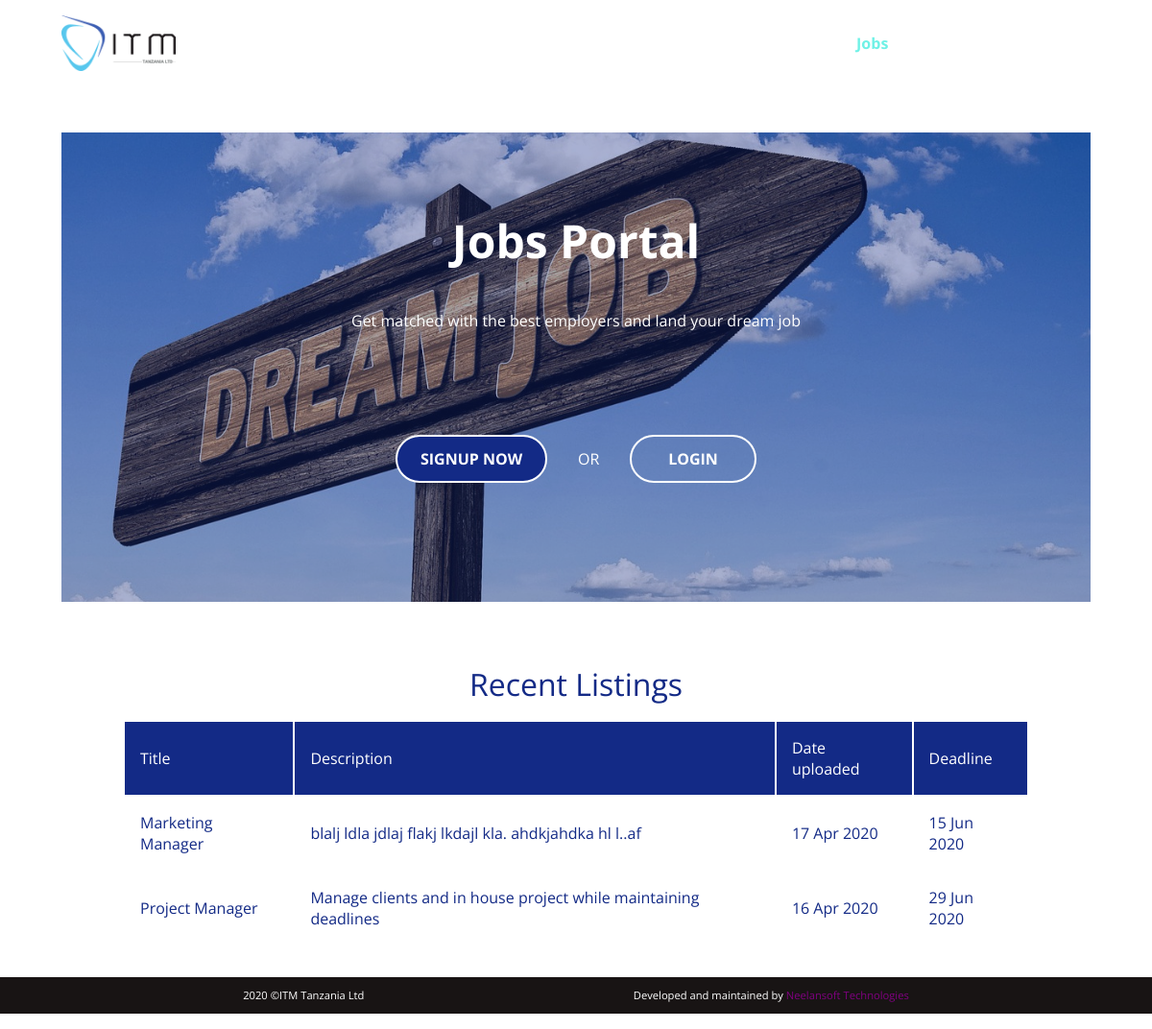
The page /jobs/jobs.php on the database its author committed.
### tables this page shows
CREATE TABLE `jobs` (
  `id` int(10) NOT NULL AUTO_INCREMENT,
  `position` varchar(255) NOT NULL,
  `description` varchar(255) NOT NULL,
  `company` varchar(255) DEFAULT 'Anonymous',
  `contact` varchar(255) DEFAULT NULL,
  `date_created` bigint(20) DEFAULT NULL,
  `last_updated` bigint(20) DEFAULT NULL,
  `deadline` bigint(20) DEFAULT NULL,
  PRIMARY KEY (`id`)
);

### libs/manager.php (called while the page is built, shortened)
<?php
class DB{
    static function connect(){
        $connect = mysqli_connect(HOST,USER,DB,PWORD,PORT) or die("Unable to connect to database ");
        return $connect;
    }
    static function getJobListings(){
        $result = array();
        $deadline = time();
        $sql = "select * from jobs where deadline >= ".$deadline." order by date_created desc";
        $query = mysqli_query(self::connect(),$sql);
        if($query){
            while($r=mysqli_fetch_row($query)){
                $rec['id'] = $r[0];
                $rec['position'] = $r[1];
                $rec['description'] = $r[2];
                $rec['company'] = $r[3];
                $rec['contact'] = $r[4];
                $rec['date_created'] = $r[5];
                $rec['last_updated'] = $r[6];
                $rec['deadline'] = $r[7];
                $result[] = $rec;
            }
            return $result;
        }
        else return false;
    }
}
?>

### jobs/jobs.php (the view, shortened to what this page needs)
<?php
echo '<!DOCTYPE html>
<html lang="en">
  <head>
    <link href="../styles/general.css" rel="stylesheet" />
    <link href="../styles/general_mobile.css" rel="stylesheet" />
    <link rel="stylesheet" type="text/css" href="../slick/slick.css" />
    <link rel="stylesheet" type="text/css" href="../slick/slick-theme.css" />
  </head>
  <body>
    <header
      id="header"
      class="min-width-full flex-column flex-top flex-start margin-auto"
    >
      <div
        class="white-bg flex-row flex-between flex-middle w-100 padding-std margin-auto"
      >
        <img src="../images/logo.png" class="logo" alt="ITM logo" />
        <nav class="flex-row flex-center" id="navigation">
          <span id="home">Home</span>
          <span id="about">About</span>
          <span id="services">Services</span>
          <span id="jobs" class="active">Jobs</span>
          <span id="training">Training</span>
          <span id="news">News & Events</span>
        </nav>
      </div>
      <div
        class="flex-row flex-start w-100 margin-std  bg-img-header5 v-100"
      >
        <div class="w-100-no-padding flex-column flex-start padding-std primary-bg-transparent">
            <p class="white-text title focus">Jobs Portal</p>
            <p class="white-text">
               Get matched with the best employers and land your dream job
            </p>
            <span class="vspacer"></span>
            <span class="vspacer"></span>';
            $open_signup =  "window.location=window.location.origin+'/jobs/signup.html'";
            $open_signin =  "window.location=window.location.origin+'/jobs/signup.html#login'";
            echo '<div class="w-50 flex-row flex-between flex-middle white-text margin-auto"><span class="button primary-bg round-corner border-white-all white-text" onclick="'.$open_signup.'">SIGNUP NOW</span><span class="desktop-only">OR</span><span class="button border-white-all round-corner white-text" onclick="'.$open_signin.'">LOGIN</span></div>
            <span class="vspacer"></span>
            <span class="vspacer"></span>
        </div>
        </div>
      </div>
    </header>';
    require('../libs/manager.php');
          $jobs = DB::getJobListings();
    echo '<section class="w-100 margin-std ">
        <p class="title primary-text">Recent Listings</p>
        <table class="w-100 margin-auto text-left desktop-only">
          <thead class="primary-bg white-text"><tr><td>Title</td><td>Description</td><td>Date uploaded</td><td>Deadline</td></tr></thead>
          <tbody>';
          if(!$jobs){
            echo '<tr><td colspan=4 class="text-center">No job openings</td></tr>';
          }
           else{
             for($i=0; $i<sizeof($jobs);$i++){
               $job = $jobs[$i];
               echo '<tr><td><a href="../jobs/job_details.php?jid='.$job['id'].'" class="plain-link">'.$job['position'].'</a></td><td><a href="../jobs/job_details.php?jid='.$job['id'].'" class="plain-link">'.(strlen($job['description']) > 64 ? substr($job['description'],0,64):$job['description']).'</a></td><td><a href="../jobs/job_details.php?jid='.$job['id'].'" class="plain-link">'.date('d M Y',$job['date_created']).'</a></td><td><a href="../jobs/job_details.php?jid='.$job['id'].'" class="plain-link">'.date('d M Y',$job['deadline']).'</a></td></tr>';
             }
           }
  echo '</tbody>
      </table>';
echo '</section>
    <footer class="flex-row flex-space dark-bg white-text min-width-full ">
      <span class="copyright">2020 &copy;ITM Tanzania Ltd</span
      ><span class="copyright"
        >Developed and maintained by
        <a target="_blank" href="https://neelansoft.co.tz"
          >Neelansoft Technologies</a
        ></span
      >
    </footer>
    <div
      id="scroll_top"
      class="hidden button-scroll-top round primary-bg border-white-all white-text flex-center flex-row flex-middle"
    >
      <i class="material-icons">arrow_upward</i>
    </div>
    <script src="../js/general.js"></script>
  </body>
</html>';?>

### styles/general.css (style rules this page uses)
@media only screen and (min-width: 767px) { body { width: 100%; background-color: white; color: black; text-align: center; margin: -1em auto; font-family: "Open sans", sans-serif; scroll-behavior: smooth; overflow-x: hidden; } }
@media only screen and (min-width: 767px) { .v-100 { height: 100%; } }
@media only screen and (min-width: 767px) { .min-width-full { margin-right: -1em; margin-left: -1em; margin: 0 -1em; overflow-x: hidden; overflow: hidden; } }
@media only screen and (min-width: 767px) { .w-100 { width: calc(100% - 8em); } }
@media only screen and (min-width: 767px) { .w-50 { width: calc(50% - 8em); } }
@media only screen and (min-width: 767px) { .w-100-no-padding { width: 100%; } }
@media only screen and (min-width: 767px) { .padding-std { padding: 2em; } }
@media only screen and (min-width: 767px) { .margin-auto { margin: 0 auto; } }
@media only screen and (min-width: 767px) { .margin-std { margin: 2em auto; } }
@media only screen and (min-width: 767px) { .logo { width: 120px; } }
@media only screen and (min-width: 767px) { .round-corner { border-radius: 10px; } }
@media only screen and (min-width: 767px) { .border-white-all { border: 2px solid white; } }
@media only screen and (min-width: 767px) { .button { margin: 2em 0; min-width: 80px; max-width: 160px; padding: 12px 24px; cursor: pointer; font-weight: bold; } }
@media only screen and (min-width: 767px) { .button.round-corner { border-radius: 25px; } }
@media only screen and (min-width: 767px) { .title { font-size: 2rem; margin-bottom: 0.5em; } }
@media only screen and (min-width: 767px) { .focus { font-weight: bolder; font-size: 3rem; } }
@media only screen and (min-width: 767px) { .bg-img-header5 { background-image: url("../images/jobs.jpg"); background-size: cover; } }
@media only screen and (min-width: 767px) { .primary-bg-transparent { background-color: #132a865e; } }
@media only screen and (min-width: 767px) { .dark-bg { background-color: rgb(24, 20, 20); } }
@media only screen and (min-width: 767px) { .dark-bg a, a:visited { color: purple; text-decoration: none; } }
@media only screen and (min-width: 767px) { .primary-bg { background-color: #132a86; } }
@media only screen and (min-width: 767px) { .white-bg { background-color: white; } }
@media only screen and (min-width: 767px) { .primary-text { color: #132a86; } }
@media only screen and (min-width: 767px) { .white-text { color: white; } }
@media only screen and (min-width: 767px) { .text-left { text-align: left; } }
@media only screen and (min-width: 767px) { .flex-row { display: flex; flex-direction: row; flex-wrap: wrap; } }
@media only screen and (min-width: 767px) { .flex-center { justify-content: center; } }
@media only screen and (min-width: 767px) { .flex-start { justify-content: flex-start; } }
@media only screen and (min-width: 767px) { .flex-between { justify-content: space-between; } }
@media only screen and (min-width: 767px) { .flex-space { justify-content: space-evenly; } }
@media only screen and (min-width: 767px) { .flex-top { align-items: flex-start; } }
@media only screen and (min-width: 767px) { .flex-middle { align-items: center; } }
@media only screen and (min-width: 767px) { .flex-column { display: flex; flex-direction: column; } }
@media only screen and (min-width: 767px) { nav span { padding: 0.5em; color: white; cursor: pointer; } }
@media only screen and (min-width: 767px) { nav span.active { color: #6ff1e6; font-weight: bold; } }
@media only screen and (min-width: 767px) { .vspacer { display: block; width: 100%; height: 30px; } }
@media only screen and (min-width: 767px) { footer { position: relative; bottom: 0; } }
@media only screen and (min-width: 767px) { table tr td { padding: 1em; } }
@media only screen and (min-width: 767px) { table tr td a, table tr td a:visited, table tr td a:hover { color: #132a86; text-decoration: none; } }
@media only screen and (min-width: 767px) { a.plain-link, a.plain-link:visited, a.plain-link:hover { color: #132a86; text-decoration: none; } }
@media only screen and (min-width: 767px) { .copyright { padding: 1em; font-size: 0.7rem; } }
@media only screen and (min-width: 767px) { main, section { margin: 0 auto; } }

### rows shown on the page
jobs: position "Marketing Manager", description "blalj ldla jdlaj flakj lkdajl kla. ahdkjahdka hl l..af", date_created "17 Apr 2020", deadline "15 Jun 2020"
jobs: position "Project Manager", description "Manage clients and in house project while maintaining deadlines", date_created "16 Apr 2020", deadline "29 Jun 2020"
